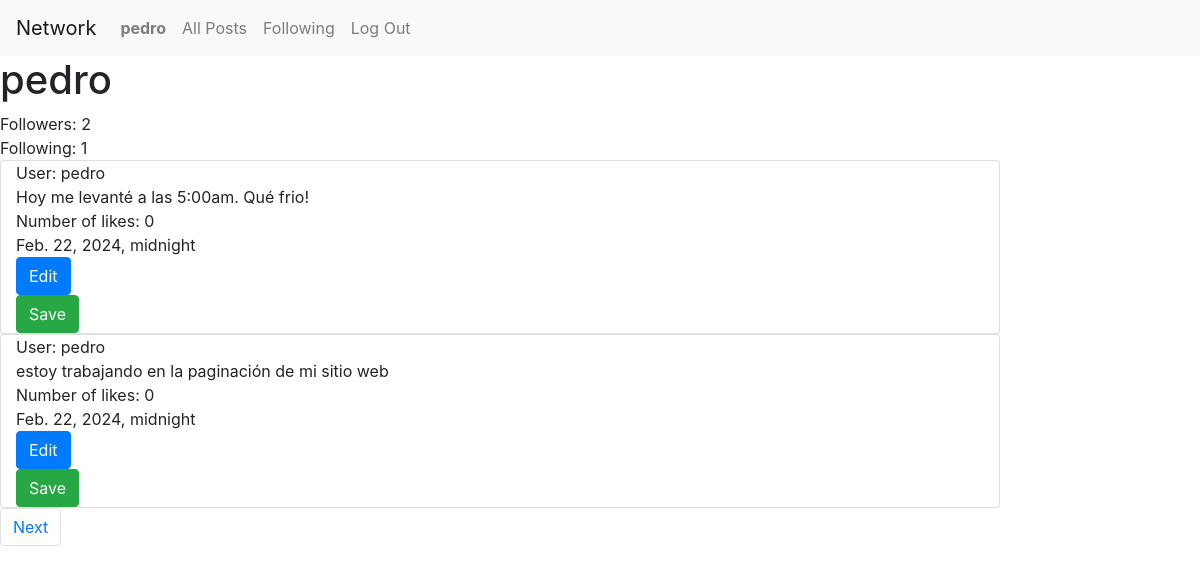
/profile/3 (signed in), run on an earlier commit of the app's database.
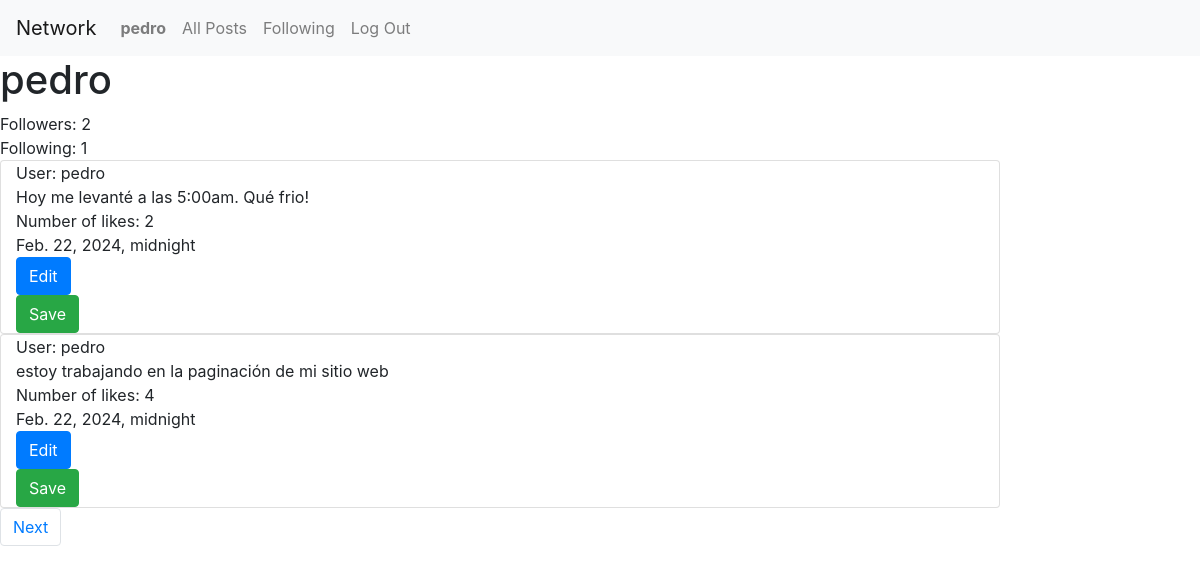
And on a later commit of the database.
### network/models.py (models this page shows, shortened)
class Post(models.Model):
    user = models.ForeignKey(User, on_delete=models.CASCADE, blank=True, null=True, related_name="poster")
    post = models.CharField(max_length=64)
    date = models.DateTimeField()
    likes = models.IntegerField(default=1)

class User(AbstractUser):
    pass
    def __str__(self):
        return self.username

### network/views.py (the view)
# urls.py: path("profile/<int:user_id>", views.profile, name="profile"),
def profile(request, user_id):
    if request.user.is_authenticated:
        user = User.objects.get(pk=user_id)
        posts = Post.objects.filter(user=user_id).order_by('-date')
        following = Follow.objects.filter(user=user)
        followers = Follow.objects.filter(user_follower=user)
        try:
            checkFollow = followers.filter(user=User.objects.get(pk=request.user.id))
            if len(checkFollow) != 0:
                isFollowing = True
            else:
                isFollowing = False
        except:
            isFollowing =False
        paginator = Paginator(posts, 2) #show 2 posts per page
        page_number = request.GET.get('page')
        page_obj = paginator.get_page(page_number)
        return render(request, "network/profile.html", {
            'page_obj': page_obj,
            'userName': user.username,
            'following': following,
            'followers': followers,
            'isFollowing': isFollowing,
            'user_profile': user,
        })
    else:
        posts = Post.objects.filter(user=user_id).order_by('-date')
        return render(request, "network/profile.html", {
            'posts': posts,
        })

### network/templates/network/profile.html (shortened to what this page needs)
{% extends "network/layout.html" %}
{% load static %}
{% block body%}
    {% if user.is_authenticated %}
    <h1>{{userName}}</h1>
    {% else %}
    <h4>Please log in to have full access.</h4>
    {% endif %}
    <div>
        <section>
            Followers: {{ followers.count }}
        </section>
        <section>
            Following: {{ following.count }}
        </section>
        {% if user.is_authenticated %}
         {% if user != user_profile %}
          {% if isFollowing %}
          <form action="{% url 'unfollow' %}" method="post">
            {% csrf_token %}
            <input type="hidden" name="userfollow" value="{{ user_profile }}">
            <input type="submit" class="btn btn-primary" value="unfollow">
          </form>
          {% else %}
          <form action="{% url 'follow' %}" method="post">
            {% csrf_token %}
            <input type="hidden" name="userfollow" value="{{ user_profile }}">
            <input type="submit" class="btn btn-primary" value="follow">
          </form>
          {% endif %}
          {% for post in page_obj %}
            <div class="card col-10">
                <div>User: {{ post.user }}</div>
                <div id="">{{ post.post }}</div>
                <div>Number of likes: {{post.likes}}</div>
                <div>{{ post.date }}</div>
            </div>
          {% endfor %}
        {% else %}
        {% for post in page_obj %}
            <div class="card col-10 post_view">
                <div>User: {{ post.user }}</div>
                <div id="textPost_{{ post.id }}">{{ post.post }}</div>
                <div>Number of likes: {{post.likes}}</div>
                <div>{{ post.date }}</div>
                <div><button type="button" class="btn btn-primary" onclick="edit({{ post.id }})">Edit</button></div>
                <div><button type="button" class="btn btn-success" onclick="save({{post.id}})">Save</button></div>
            </div>
        {% endfor %}
        {% endif %}
        <div class="mb-3">
            <div>
              <nav aria-label="Page navigation example">
                  <ul class="pagination">
                      {% if page_obj.has_next %}
                      <li class="page-item"><a class="page-link" href="?page={{ page_obj.next_page_number }}">Next</a></li>
                      {% endif %}
                  </ul>
                </nav>
          </div>
        </div>
      {% endif %}
  </div>
{% endblock %}

What changed in the data, as far as the page shows it:
changed Post "Hoy me levanté a las 5:00am. Qué frio!": likes "0" → "2"
changed Post "estoy trabajando en la paginación de mi sitio web": likes "0" → "4"
